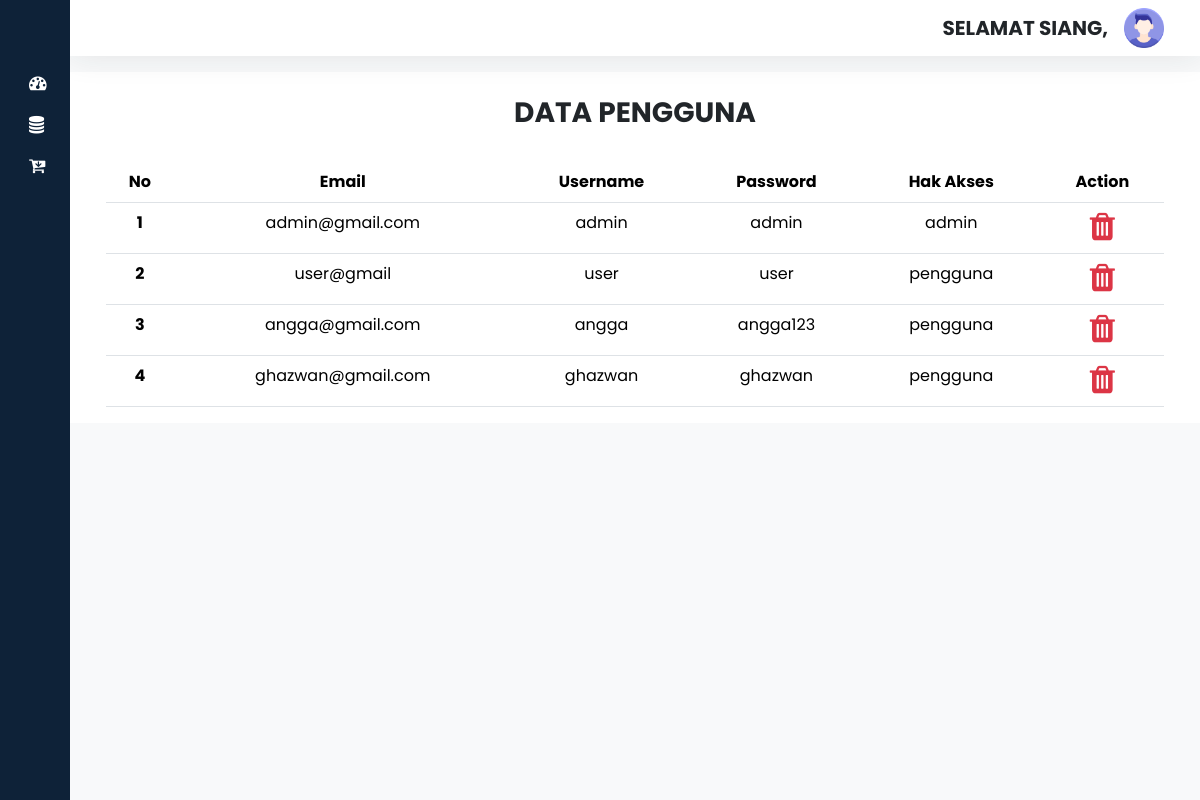
Screenshot of /admin/pengguna.php with the database file from the repository.
### tables this page shows
CREATE TABLE `users` (
  `id_users` int(11) NOT NULL,
  `username` varchar(50) NOT NULL,
  `email` varchar(50) NOT NULL,
  `password` varchar(50) NOT NULL,
  `hak_akses` varchar(50) NOT NULL
);

### admin/pengguna.php (the view, shortened to what this page needs)
<!DOCTYPE html>
<html>
<head>
    <link href="https://cdn.lineicons.com/4.0/lineicons.css" rel="stylesheet" />
    <link href="https://cdn.jsdelivr.net/npm/bootstrap@5.3.2/dist/css/bootstrap.min.css" rel="stylesheet" />
    <link rel="stylesheet" href="style.css" />
    <link rel="stylesheet" href="https://cdnjs.cloudflare.com/ajax/libs/font-awesome/4.7.0/css/font-awesome.min.css">
</head>
<body>
    <div class="wrapper">
        <?php include "sidebar.php"; ?>
        <div class="main" style="background-color: #f8f9fa;">
            <?php include "nav.php"; ?>
            <div class="container bg-white">
                <h3 class="mt-4 text-center fw-bold">DATA PENGGUNA</h3>
                <div class="table-responsive px-4">
                    <table class="table text-center mt-3">
                        <thead style="color: white; background-color: #0d6efd;">
                            <tr>
                                <th scope="col">No</th>
                                <th scope="col">Email</th>
                                <th scope="col">Username</th>
                                <th scope="col">Password</th>
                                <th scope="col">Hak Akses</th>
                                <th scope="col">Action</th>
                            </tr>
                        </thead>
                        <tbody>
                            <?php
                            $no = 1;
                            $query = "SELECT * FROM users";
                            $sql = mysqli_query($conn, $query);
                            foreach ($sql as $tampil) {
                            ?>
                                <tr>
                                    <th scope="row"><?= $no ?></th>
                                    <td><?= $tampil['email']; ?></td>
                                    <td><?= $tampil['username']; ?></td>
                                    <td><?= $tampil['password']; ?></td>
                                    <td><?= $tampil['hak_akses']; ?></td>
                                    <td>
                                        <a href="hapus_pengguna_action.php?id_users=<?= $tampil['id_users'] ?>"><i class="fa fa-trash fa-2x text-danger"></i></a>
                                    </td>
                                </tr>
                            <?php
                                $no++;
                            }
                            ?>
                        </tbody>
                    </table>
                </div>
            </div>
        </div>
    </div>
</body>
</html>

### admin/style.css (style rules this page uses)
a { text-decoration: none; }
body { font-family: 'Poppins', sans-serif; }
.wrapper { display: flex; }
.main { display: flex; flex-direction: column; min-height: 100vh; width: 100%; overflow: hidden; transition: all 0.35s ease-in-out; background-color: #fff; min-width: 0; }

### rows the page displays
users: email "admin@gmail.com", username "admin", password "admin", hak_akses "admin"
users: email "user@gmail", username "user", password "user", hak_akses "pengguna"
users: email "angga@gmail.com", username "angga", password "angga123", hak_akses "pengguna"
users: email "ghazwan@gmail.com", username "ghazwan", password "ghazwan", hak_akses "pengguna"

### other values shown
$ucapan "SELAMAT SIANG"
